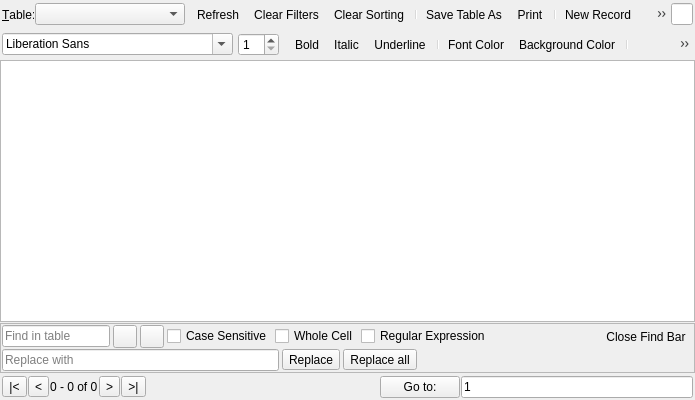
<?xml version="1.0" encoding="UTF-8"?>
<ui version="4.0">
 <class>TableBrowser</class>
 <widget class="QWidget" name="TableBrowser">
  <property name="geometry">
   <rect>
    <x>0</x>
    <y>0</y>
    <width>695</width>
    <height>400</height>
   </rect>
  </property>
  <property name="windowTitle">
   <string>Browse Data</string>
  </property>
  <layout class="QVBoxLayout" name="verticalLayout_2">
   <property name="spacing">
    <number>1</number>
   </property>
   <property name="leftMargin">
    <number>0</number>
   </property>
   <property name="topMargin">
    <number>0</number>
   </property>
   <property name="rightMargin">
    <number>0</number>
   </property>
   <property name="bottomMargin">
    <number>0</number>
   </property>
   <item>
    <layout class="QHBoxLayout" name="horizontalLayout">
     <property name="leftMargin">
      <number>2</number>
     </property>
     <property name="rightMargin">
      <number>2</number>
     </property>
     <item>
      <widget class="QLabel" name="label">
       <property name="text">
        <string>&amp;Table:</string>
       </property>
       <property name="buddy">
        <cstring>comboBrowseTable</cstring>
       </property>
      </widget>
     </item>
     <item>
      <widget class="QComboBox" name="comboBrowseTable">
       <property name="minimumSize">
        <size>
         <width>150</width>
         <height>0</height>
        </size>
       </property>
       <property name="toolTip">
        <string>Select a table to browse data</string>
       </property>
       <property name="whatsThis">
        <string>Use this list to select a table to be displayed in the database view</string>
       </property>
       <property name="maxVisibleItems">
        <number>30</number>
       </property>
       <property name="sizeAdjustPolicy">
        <enum>QComboBox::AdjustToContents</enum>
       </property>
      </widget>
     </item>
     <item>
      <widget class="QToolBar" name="browseToolbar">
       <property name="toolButtonStyle">
        <enum>Qt::ToolButtonIconOnly</enum>
       </property>
       <addaction name="actionRefresh"/>
       <addaction name="actionClearFilters"/>
       <addaction name="actionClearSorting"/>
       <addaction name="separator"/>
       <addaction name="actionSaveFilterAsPopup"/>
       <addaction name="actionPrintTable"/>
       <addaction name="separator"/>
       <addaction name="actionNewRecord"/>
       <addaction name="actionDeleteRecord"/>
       <addaction name="separator"/>
       <addaction name="actionToggleFormatToolbar"/>
       <addaction name="actionFind"/>
       <addaction name="actionReplace"/>
      </widget>
     </item>
     <item>
      <widget class="FilterLineEdit" name="editGlobalFilter"/>
     </item>
     <item>
      <spacer name="horizontalSpacer">
       <property name="orientation">
        <enum>Qt::Horizontal</enum>
       </property>
       <property name="sizeType">
        <enum>QSizePolicy::MinimumExpanding</enum>
       </property>
       <property name="sizeHint" stdset="0">
        <size>
         <width>0</width>
         <height>20</height>
        </size>
       </property>
      </spacer>
     </item>
    </layout>
   </item>
   <item>
    <widget class="QFrame" name="formatFrame">
     <layout class="QHBoxLayout" name="horizontalLayoutFormat">
      <property name="spacing">
       <number>5</number>
      </property>
      <property name="leftMargin">
       <number>2</number>
      </property>
      <property name="topMargin">
       <number>0</number>
      </property>
      <property name="rightMargin">
       <number>2</number>
      </property>
      <property name="bottomMargin">
       <number>0</number>
      </property>
      <item>
       <widget class="QFontComboBox" name="fontComboBox"/>
      </item>
      <item>
       <widget class="QSpinBox" name="fontSizeBox">
        <property name="maximumSize">
         <size>
          <width>50</width>
          <height>16777215</height>
         </size>
        </property>
        <property name="minimum">
         <number>1</number>
        </property>
       </widget>
      </item>
      <item>
       <widget class="QToolBar" name="formatToolbar">
        <property name="toolButtonStyle">
         <enum>Qt::ToolButtonIconOnly</enum>
        </property>
        <addaction name="actionBold"/>
        <addaction name="actionItalic"/>
        <addaction name="actionUnderline"/>
        <addaction name="separator"/>
        <addaction name="actionFontColor"/>
        <addaction name="actionBackgroundColor"/>
        <addaction name="separator"/>
        <addaction name="actionLeftAlign"/>
        <addaction name="actionCenter"/>
        <addaction name="actionRightAlign"/>
        <addaction name="actionJustify"/>
        <addaction name="separator"/>
        <addaction name="actionEditCondFormats"/>
        <addaction name="actionClearFormat"/>
       </widget>
      </item>
     </layout>
    </widget>
   </item>
   <item>
    <widget class="ExtendedTableWidget" name="dataTable">
     <property name="acceptDrops">
      <bool>true</bool>
     </property>
     <property name="whatsThis">
      <string>This is the database table view. You can do the following actions:
 - Start writing for editing inline the value.
 - Double-click any record to edit its contents in the cell editor window.
 - Alt+Del for deleting the cell content to NULL.
 - Ctrl+&quot; for duplicating the current record.
 - Ctrl+' for copying the value from the cell above.
 - Standard selection and copy/paste operations.</string>
     </property>
     <property name="editTriggers">
      <set>QAbstractItemView::NoEditTriggers</set>
     </property>
     <property name="dragDropMode">
      <enum>QAbstractItemView::DragDrop</enum>
     </property>
     <property name="defaultDropAction">
      <enum>Qt::CopyAction</enum>
     </property>
     <property name="selectionMode">
      <enum>QAbstractItemView::ContiguousSelection</enum>
     </property>
    </widget>
   </item>
   <item>
    <widget class="QFrame" name="frameFind">
     <property name="maximumSize">
      <size>
       <width>16777215</width>
       <height>62</height>
      </size>
     </property>
     <property name="frameShape">
      <enum>QFrame::StyledPanel</enum>
     </property>
     <property name="frameShadow">
      <enum>QFrame::Raised</enum>
     </property>
     <layout class="QVBoxLayout">
      <property name="spacing">
       <number>1</number>
      </property>
      <property name="leftMargin">
       <number>1</number>
      </property>
      <property name="topMargin">
       <number>1</number>
      </property>
      <property name="rightMargin">
       <number>1</number>
      </property>
      <property name="bottomMargin">
       <number>1</number>
      </property>
      <item>
       <widget class="QWidget" name="widgetFind" native="true">
        <layout class="QHBoxLayout" name="layoutFind">
         <property name="spacing">
          <number>3</number>
         </property>
         <property name="leftMargin">
          <number>0</number>
         </property>
         <property name="topMargin">
          <number>0</number>
         </property>
         <property name="rightMargin">
          <number>0</number>
         </property>
         <property name="bottomMargin">
          <number>0</number>
         </property>
         <item>
          <widget class="QLineEdit" name="editFindExpression">
           <property name="contextMenuPolicy">
            <enum>Qt::DefaultContextMenu</enum>
           </property>
           <property name="whatsThis">
            <string>Text pattern to find considering the checks in this frame</string>
           </property>
           <property name="placeholderText">
            <string>Find in table</string>
           </property>
           <property name="clearButtonEnabled">
            <bool>true</bool>
           </property>
          </widget>
         </item>
         <item>
          <widget class="QToolButton" name="buttonFindPrevious">
           <property name="toolTip">
            <string>Find previous match [Shift+F3]</string>
           </property>
           <property name="whatsThis">
            <string>Find previous match with wrapping</string>
           </property>
           <property name="icon">
            <iconset resource="icons/icons.qrc">
             <normaloff>:/icons/up</normaloff>:/icons/up</iconset>
           </property>
           <property name="shortcut">
            <string>Shift+F3</string>
           </property>
          </widget>
         </item>
         <item>
          <widget class="QToolButton" name="buttonFindNext">
           <property name="toolTip">
            <string>Find next match [Enter, F3]</string>
           </property>
           <property name="whatsThis">
            <string>Find next match with wrapping</string>
           </property>
           <property name="icon">
            <iconset resource="icons/icons.qrc">
             <normaloff>:/icons/down</normaloff>:/icons/down</iconset>
           </property>
           <property name="shortcut">
            <string>F3</string>
           </property>
          </widget>
         </item>
         <item>
          <widget class="QCheckBox" name="checkFindCaseSensitive">
           <property name="whatsThis">
            <string>The found pattern must match in letter case</string>
           </property>
           <property name="text">
            <string>Case Sensitive</string>
           </property>
          </widget>
         </item>
         <item>
          <widget class="QCheckBox" name="checkFindWholeCell">
           <property name="whatsThis">
            <string>The found pattern must be a whole word</string>
           </property>
           <property name="text">
            <string>Whole Cell</string>
           </property>
          </widget>
         </item>
         <item>
          <widget class="QCheckBox" name="checkFindRegEx">
           <property name="toolTip">
            <string>Interpret search pattern as a regular expression</string>
           </property>
           <property name="whatsThis">
            <string>&lt;html&gt;&lt;head/&gt;&lt;body&gt;&lt;p&gt;When checked, the pattern to find is interpreted as a UNIX regular expression. See &lt;a href=&quot;https://en.wikibooks.org/wiki/Regular_Expressions&quot;&gt;Regular Expression in Wikibooks&lt;/a&gt;.&lt;/p&gt;&lt;/body&gt;&lt;/html&gt;</string>
           </property>
           <property name="text">
            <string>Regular Expression</string>
           </property>
          </widget>
         </item>
         <item>
          <spacer name="horizontalSpacer_1">
           <property name="orientation">
            <enum>Qt::Horizontal</enum>
           </property>
           <property name="sizeHint" stdset="0">
            <size>
             <width>40</width>
             <height>20</height>
            </size>
           </property>
          </spacer>
         </item>
         <item>
          <widget class="QToolButton" name="buttonFindClose">
           <property name="toolTip">
            <string>Close Find Bar</string>
           </property>
           <property name="text">
            <string>Close Find Bar</string>
           </property>
           <property name="icon">
            <iconset resource="icons/icons.qrc">
             <normaloff>:/icons/close</normaloff>:/icons/close</iconset>
           </property>
           <property name="autoRaise">
            <bool>true</bool>
           </property>
          </widget>
         </item>
        </layout>
       </widget>
      </item>
      <item>
       <widget class="QWidget" name="widgetReplace" native="true">
        <layout class="QHBoxLayout" name="layoutReplace">
         <property name="spacing">
          <number>3</number>
         </property>
         <property name="leftMargin">
          <number>0</number>
         </property>
         <property name="topMargin">
          <number>0</number>
         </property>
         <property name="rightMargin">
          <number>0</number>
         </property>
         <property name="bottomMargin">
          <number>0</number>
         </property>
         <item>
          <widget class="QLineEdit" name="editReplaceExpression">
           <property name="contextMenuPolicy">
            <enum>Qt::DefaultContextMenu</enum>
           </property>
           <property name="whatsThis">
            <string>Text to replace with</string>
           </property>
           <property name="placeholderText">
            <string>Replace with</string>
           </property>
           <property name="clearButtonEnabled">
            <bool>true</bool>
           </property>
          </widget>
         </item>
         <item>
          <widget class="QToolButton" name="buttonReplaceNext">
           <property name="toolTip">
            <string>Replace next match</string>
           </property>
           <property name="text">
            <string>Replace</string>
           </property>
          </widget>
         </item>
         <item>
          <widget class="QToolButton" name="buttonReplaceAll">
           <property name="toolTip">
            <string>Replace all matches</string>
           </property>
           <property name="text">
            <string>Replace all</string>
           </property>
          </widget>
         </item>
         <item>
          <spacer name="horizontalSpacer_3">
           <property name="orientation">
            <enum>Qt::Horizontal</enum>
           </property>
           <property name="sizeHint" stdset="0">
            <size>
             <width>40</width>
             <height>20</height>
            </size>
           </property>
          </spacer>
         </item>
        </layout>
       </widget>
      </item>
     </layout>
    </widget>
   </item>
   <item>
    <layout class="QHBoxLayout" name="horizontalLayout_2">
     <property name="leftMargin">
      <number>2</number>
     </property>
     <property name="topMargin">
      <number>2</number>
     </property>
     <property name="rightMargin">
      <number>2</number>
     </property>
     <property name="bottomMargin">
      <number>2</number>
     </property>
     <item>
      <widget class="QToolButton" name="buttonBegin">
       <property name="toolTip">
        <string>&lt;html&gt;&lt;head/&gt;&lt;body&gt;&lt;p&gt;Scroll to the beginning&lt;/p&gt;&lt;/body&gt;&lt;/html&gt;</string>
       </property>
       <property name="whatsThis">
        <string>&lt;html&gt;&lt;head/&gt;&lt;body&gt;&lt;p&gt;Clicking this button navigates to the beginning in the table view above.&lt;/p&gt;&lt;/body&gt;&lt;/html&gt;</string>
       </property>
       <property name="text">
        <string>|&lt;</string>
       </property>
       <property name="icon">
        <iconset resource="icons/icons.qrc">
         <normaloff>:/icons/resultset_first.png</normaloff>:/icons/resultset_first.png</iconset>
       </property>
      </widget>
     </item>
     <item>
      <widget class="QToolButton" name="buttonPrevious">
       <property name="toolTip">
        <string>Scroll one page upwards</string>
       </property>
       <property name="whatsThis">
        <string>&lt;html&gt;&lt;head/&gt;&lt;body&gt;&lt;p&gt;Clicking this button navigates one page of records upwards in the table view above.&lt;/p&gt;&lt;/body&gt;&lt;/html&gt;</string>
       </property>
       <property name="text">
        <string>&lt;</string>
       </property>
       <property name="icon">
        <iconset resource="icons/icons.qrc">
         <normaloff>:/icons/resultset_previous.png</normaloff>:/icons/resultset_previous.png</iconset>
       </property>
      </widget>
     </item>
     <item>
      <widget class="QLabel" name="labelRecordset">
       <property name="text">
        <string>0 - 0 of 0</string>
       </property>
      </widget>
     </item>
     <item>
      <widget class="QToolButton" name="buttonNext">
       <property name="toolTip">
        <string>Scroll one page downwards</string>
       </property>
       <property name="whatsThis">
        <string>&lt;html&gt;&lt;head/&gt;&lt;body&gt;&lt;p&gt;Clicking this button navigates one page of records downwards in the table view above.&lt;/p&gt;&lt;/body&gt;&lt;/html&gt;</string>
       </property>
       <property name="text">
        <string>&gt;</string>
       </property>
       <property name="icon">
        <iconset resource="icons/icons.qrc">
         <normaloff>:/icons/run</normaloff>:/icons/run</iconset>
       </property>
      </widget>
     </item>
     <item>
      <widget class="QToolButton" name="buttonEnd">
       <property name="toolTip">
        <string>Scroll to the end</string>
       </property>
       <property name="whatsThis">
        <string>&lt;html&gt;&lt;head/&gt;&lt;body&gt;&lt;p&gt;Clicking this button navigates up to the end in the table view above.&lt;/p&gt;&lt;/body&gt;&lt;/html&gt;</string>
       </property>
       <property name="text">
        <string>&gt;|</string>
       </property>
       <property name="icon">
        <iconset resource="icons/icons.qrc">
         <normaloff>:/icons/run_line</normaloff>:/icons/run_line</iconset>
       </property>
      </widget>
     </item>
     <item>
      <spacer name="horizontalSpacer_2">
       <property name="orientation">
        <enum>Qt::Horizontal</enum>
       </property>
       <property name="sizeHint" stdset="0">
        <size>
         <width>40</width>
         <height>20</height>
        </size>
       </property>
      </spacer>
     </item>
     <item>
      <widget class="QPushButton" name="buttonGoto">
       <property name="toolTip">
        <string>&lt;html&gt;&lt;head/&gt;&lt;body&gt;&lt;p&gt;Click here to jump to the specified record&lt;/p&gt;&lt;/body&gt;&lt;/html&gt;</string>
       </property>
       <property name="whatsThis">
        <string>&lt;html&gt;&lt;head/&gt;&lt;body&gt;&lt;p&gt;This button is used to navigate to the record number specified in the Go to area.&lt;/p&gt;&lt;/body&gt;&lt;/html&gt;</string>
       </property>
       <property name="text">
        <string>Go to:</string>
       </property>
      </widget>
     </item>
     <item>
      <widget class="QLineEdit" name="editGoto">
       <property name="toolTip">
        <string>Enter record number to browse</string>
       </property>
       <property name="whatsThis">
        <string>Type a record number in this area and click the Go to: button to display the record in the database view</string>
       </property>
       <property name="text">
        <string>1</string>
       </property>
      </widget>
     </item>
    </layout>
   </item>
  </layout>
  <action name="actionShowRowidColumn">
   <property name="checkable">
    <bool>true</bool>
   </property>
   <property name="text">
    <string>Show rowid column</string>
   </property>
   <property name="toolTip">
    <string>Toggle the visibility of the rowid column</string>
   </property>
  </action>
  <action name="actionUnlockViewEditing">
   <property name="checkable">
    <bool>true</bool>
   </property>
   <property name="text">
    <string>Unlock view editing</string>
   </property>
   <property name="toolTip">
    <string>This unlocks the current view for editing. However, you will need appropriate triggers for editing.</string>
   </property>
  </action>
  <action name="actionBrowseTableEditDisplayFormat">
   <property name="text">
    <string>Edit display format</string>
   </property>
   <property name="toolTip">
    <string>Edit the display format of the data in this column</string>
   </property>
  </action>
  <action name="actionNewRecord">
   <property name="icon">
    <iconset resource="icons/icons.qrc">
     <normaloff>:/icons/add_record</normaloff>:/icons/add_record</iconset>
   </property>
   <property name="text">
    <string>New Record</string>
   </property>
   <property name="toolTip">
    <string>Insert a new record in the current table</string>
   </property>
   <property name="statusTip">
    <string>Insert a new record in the current table</string>
   </property>
   <property name="whatsThis">
    <string>&lt;html&gt;&lt;head/&gt;&lt;body&gt;&lt;p&gt;This button creates a new record in the database. Hold the mouse button to open a pop-up menu of different options:&lt;/p&gt;&lt;ul&gt;&lt;li&gt;&lt;span style=&quot; font-weight:600;&quot;&gt;New Record&lt;/span&gt;: insert a new record with default values in the database.&lt;/li&gt;&lt;li&gt;&lt;span style=&quot; font-weight:600;&quot;&gt;Insert Values...&lt;/span&gt;: open a dialog for entering values before they are inserted in the database. This allows to enter values acomplishing the different constraints. This dialog is also open if the &lt;span style=&quot; font-weight:600;&quot;&gt;New Record&lt;/span&gt; option fails due to these constraints.&lt;/li&gt;&lt;/ul&gt;&lt;/body&gt;&lt;/html&gt;</string>
   </property>
  </action>
  <action name="actionDeleteRecord">
   <property name="icon">
    <iconset resource="icons/icons.qrc">
     <normaloff>:/icons/delete_record</normaloff>:/icons/delete_record</iconset>
   </property>
   <property name="text">
    <string>Delete Record</string>
   </property>
   <property name="toolTip">
    <string>Delete the current record</string>
   </property>
   <property name="statusTip">
    <string>This button deletes the record or records currently selected in the table</string>
   </property>
   <property name="whatsThis">
    <string>This button deletes the record or records currently selected in the table</string>
   </property>
  </action>
  <action name="newRecordAction">
   <property name="icon">
    <iconset resource="icons/icons.qrc">
     <normaloff>:/icons/add_record</normaloff>:/icons/add_record</iconset>
   </property>
   <property name="text">
    <string>New Record</string>
   </property>
   <property name="toolTip">
    <string>Insert new record using default values in browsed table</string>
   </property>
   <property name="statusTip">
    <string>Insert new record using default values in browsed table</string>
   </property>
  </action>
  <action name="insertValuesAction">
   <property name="text">
    <string>Insert Values...</string>
   </property>
   <property name="toolTip">
    <string>Open a dialog for inserting values in a new record</string>
   </property>
   <property name="statusTip">
    <string>Open a dialog for inserting values in a new record</string>
   </property>
  </action>
  <action name="actionFilteredTableExportCsv">
   <property name="text">
    <string>Export to &amp;CSV</string>
   </property>
   <property name="toolTip">
    <string>Export the filtered data to CSV</string>
   </property>
   <property name="statusTip">
    <string>Export the filtered data to CSV</string>
   </property>
   <property name="whatsThis">
    <string>This button exports the data of the browsed table as currently displayed (after filters, display formats and order column) as a CSV file.</string>
   </property>
  </action>
  <action name="actionFilterSaveAsView">
   <property name="text">
    <string>Save as &amp;view</string>
   </property>
   <property name="toolTip">
    <string>Save the current filter, sort column and display formats as a view</string>
   </property>
   <property name="statusTip">
    <string>Save the current filter, sort column and display formats as a view</string>
   </property>
   <property name="whatsThis">
    <string>This button saves the current setting of the browsed table (filters, display formats and order column) as an SQL view that you can later browse or use in SQL statements.</string>
   </property>
  </action>
  <action name="actionSaveFilterAsPopup">
   <property name="icon">
    <iconset resource="icons/icons.qrc">
     <normaloff>:/icons/save_table</normaloff>:/icons/save_table</iconset>
   </property>
   <property name="text">
    <string>Save Table As...</string>
   </property>
   <property name="toolTip">
    <string>Save the table as currently displayed</string>
   </property>
   <property name="statusTip">
    <string>Save the table as currently displayed</string>
   </property>
   <property name="whatsThis">
    <string>&lt;html&gt;&lt;head/&gt;&lt;body&gt;&lt;p&gt;This popup menu provides the following options applying to the currently browsed and filtered table:&lt;/p&gt;&lt;ul style=&quot;margin-top: 0px; margin-bottom: 0px; margin-left: 0px; margin-right: 0px; -qt-list-indent: 1;&quot;&gt;&lt;li style=&quot; margin-top:12px; margin-bottom:12px; margin-left:0px; margin-right:0px; -qt-block-indent:0; text-indent:0px;&quot;&gt;Export to CSV: this option exports the data of the browsed table as currently displayed (after filters, display formats and order column) to a CSV file.&lt;/li&gt;&lt;li style=&quot; margin-top:12px; margin-bottom:12px; margin-left:0px; margin-right:0px; -qt-block-indent:0; text-indent:0px;&quot;&gt;Save as view: this option saves the current setting of the browsed table (filters, display formats and order column) as an SQL view that you can later browse or use in SQL statements.&lt;/li&gt;&lt;/ul&gt;&lt;/body&gt;&lt;/html&gt;</string>
   </property>
  </action>
  <action name="actionHideColumns">
   <property name="text">
    <string>Hide column(s)</string>
   </property>
   <property name="toolTip">
    <string>Hide selected column(s)</string>
   </property>
  </action>
  <action name="actionShowAllColumns">
   <property name="text">
    <string>Show all columns</string>
   </property>
   <property name="toolTip">
    <string>Show all columns that were hidden</string>
   </property>
  </action>
  <action name="actionSetTableEncoding">
   <property name="text">
    <string>Set encoding</string>
   </property>
   <property name="toolTip">
    <string>Change the encoding of the text in the table cells</string>
   </property>
  </action>
  <action name="actionSetAllTablesEncoding">
   <property name="text">
    <string>Set encoding for all tables</string>
   </property>
   <property name="toolTip">
    <string>Change the default encoding assumed for all tables in the database</string>
   </property>
  </action>
  <action name="actionClearFilters">
   <property name="icon">
    <iconset resource="icons/icons.qrc">
     <normaloff>:/icons/clear_filters</normaloff>:/icons/clear_filters</iconset>
   </property>
   <property name="text">
    <string>Clear Filters</string>
   </property>
   <property name="toolTip">
    <string>Clear all filters</string>
   </property>
   <property name="statusTip">
    <string>This button clears all the filters set in the header input fields for the currently browsed table.</string>
   </property>
   <property name="whatsThis">
    <string>This button clears all the filters set in the header input fields for the currently browsed table.</string>
   </property>
  </action>
  <action name="actionClearSorting">
   <property name="icon">
    <iconset resource="icons/icons.qrc">
     <normaloff>:/icons/clear_sorting</normaloff>:/icons/clear_sorting</iconset>
   </property>
   <property name="text">
    <string>Clear Sorting</string>
   </property>
   <property name="toolTip">
    <string>Reset the order of rows to the default</string>
   </property>
   <property name="statusTip">
    <string>This button clears the sorting columns specified for the currently browsed table and returns to the default order.</string>
   </property>
   <property name="whatsThis">
    <string>This button clears the sorting columns specified for the currently browsed table and returns to the default order.</string>
   </property>
  </action>
  <action name="actionPrintTable">
   <property name="icon">
    <iconset resource="icons/icons.qrc">
     <normaloff>:/icons/print</normaloff>:/icons/print</iconset>
   </property>
   <property name="text">
    <string>Print</string>
   </property>
   <property name="toolTip">
    <string>Print currently browsed table data</string>
   </property>
   <property name="statusTip">
    <string/>
   </property>
   <property name="whatsThis">
    <string>Print currently browsed table data. Print selection if more than one cell is selected.</string>
   </property>
   <property name="shortcut">
    <string>Ctrl+P</string>
   </property>
   <property name="shortcutContext">
    <enum>Qt::WidgetShortcut</enum>
   </property>
  </action>
  <action name="actionRefresh">
   <property name="icon">
    <iconset resource="icons/icons.qrc">
     <normaloff>:/icons/refresh</normaloff>:/icons/refresh</iconset>
   </property>
   <property name="text">
    <string>Refresh</string>
   </property>
   <property name="toolTip">
    <string>Refresh the data in the selected table</string>
   </property>
   <property name="statusTip">
    <string>This button refreshes the data in the currently selected table.</string>
   </property>
   <property name="shortcut">
    <string>F5</string>
   </property>
   <property name="shortcutContext">
    <enum>Qt::WidgetShortcut</enum>
   </property>
  </action>
  <action name="actionFind">
   <property name="checkable">
    <bool>true</bool>
   </property>
   <property name="icon">
    <iconset resource="icons/icons.qrc">
     <normaloff>:/icons/find</normaloff>:/icons/find</iconset>
   </property>
   <property name="text">
    <string>Find in cells</string>
   </property>
   <property name="toolTip">
    <string>Open the find tool bar which allows you to search for values in the table view below.</string>
   </property>
  </action>
  <action name="actionBold">
   <property name="checkable">
    <bool>true</bool>
   </property>
   <property name="icon">
    <iconset resource="icons/icons.qrc">
     <normaloff>:/icons/text_bold.png</normaloff>:/icons/text_bold.png</iconset>
   </property>
   <property name="text">
    <string>Bold</string>
   </property>
   <property name="toolTip">
    <string>Bold</string>
   </property>
   <property name="shortcut">
    <string>Ctrl+B</string>
   </property>
  </action>
  <action name="actionItalic">
   <property name="checkable">
    <bool>true</bool>
   </property>
   <property name="icon">
    <iconset resource="icons/icons.qrc">
     <normaloff>:/icons/text_italic.png</normaloff>:/icons/text_italic.png</iconset>
   </property>
   <property name="text">
    <string>Italic</string>
   </property>
   <property name="toolTip">
    <string>Italic</string>
   </property>
  </action>
  <action name="actionUnderline">
   <property name="checkable">
    <bool>true</bool>
   </property>
   <property name="icon">
    <iconset resource="icons/icons.qrc">
     <normaloff>:/icons/text_underline.png</normaloff>:/icons/text_underline.png</iconset>
   </property>
   <property name="text">
    <string>Underline</string>
   </property>
   <property name="toolTip">
    <string>Underline</string>
   </property>
   <property name="shortcut">
    <string>Ctrl+U</string>
   </property>
  </action>
  <action name="actionRightAlign">
   <property name="checkable">
    <bool>true</bool>
   </property>
   <property name="icon">
    <iconset resource="icons/icons.qrc">
     <normaloff>:/icons/text_align_right.png</normaloff>:/icons/text_align_right.png</iconset>
   </property>
   <property name="text">
    <string>Align Right</string>
   </property>
   <property name="toolTip">
    <string>Align Right</string>
   </property>
  </action>
  <action name="actionLeftAlign">
   <property name="checkable">
    <bool>true</bool>
   </property>
   <property name="icon">
    <iconset resource="icons/icons.qrc">
     <normaloff>:/icons/text_align_left.png</normaloff>:/icons/text_align_left.png</iconset>
   </property>
   <property name="text">
    <string>Align Left</string>
   </property>
   <property name="toolTip">
    <string>Align Left</string>
   </property>
  </action>
  <action name="actionCenter">
   <property name="checkable">
    <bool>true</bool>
   </property>
   <property name="icon">
    <iconset resource="icons/icons.qrc">
     <normaloff>:/icons/text_align_center.png</normaloff>:/icons/text_align_center.png</iconset>
   </property>
   <property name="text">
    <string>Center Horizontally</string>
   </property>
   <property name="toolTip">
    <string>Center Horizontally</string>
   </property>
  </action>
  <action name="actionJustify">
   <property name="checkable">
    <bool>true</bool>
   </property>
   <property name="icon">
    <iconset resource="icons/icons.qrc">
     <normaloff>:/icons/text_align_justify.png</normaloff>:/icons/text_align_justify.png</iconset>
   </property>
   <property name="text">
    <string>Justify</string>
   </property>
   <property name="toolTip">
    <string>Justify</string>
   </property>
  </action>
  <action name="actionEditCondFormats">
   <property name="icon">
    <iconset resource="icons/icons.qrc">
     <normaloff>:/icons/edit_cond_formats</normaloff>:/icons/edit_cond_formats</iconset>
   </property>
   <property name="text">
    <string>Edit Conditional Formats...</string>
   </property>
   <property name="toolTip">
    <string>Edit Conditional Formats...</string>
   </property>
   <property name="statusTip">
    <string>Edit conditional formats for the current column</string>
   </property>
  </action>
  <action name="actionClearFormat">
   <property name="icon">
    <iconset resource="icons/icons.qrc">
     <normaloff>:/icons/clear_cond_formats</normaloff>:/icons/clear_cond_formats</iconset>
   </property>
   <property name="text">
    <string>Clear Format</string>
   </property>
   <property name="toolTip">
    <string>Clear All Formats</string>
   </property>
   <property name="statusTip">
    <string>Clear all cell formatting from selected cells and all conditional formats from selected columns</string>
   </property>
   <property name="whatsThis">
    <string>Clear all cell formatting from selected cells and all conditional formats from selected columns</string>
   </property>
  </action>
  <action name="actionFontColor">
   <property name="icon">
    <iconset resource="icons/icons.qrc">
     <normaloff>:/icons/foreground_color</normaloff>:/icons/foreground_color</iconset>
   </property>
   <property name="text">
    <string>Font Color</string>
   </property>
   <property name="toolTip">
    <string>Font Color</string>
   </property>
  </action>
  <action name="actionBackgroundColor">
   <property name="icon">
    <iconset resource="icons/icons.qrc">
     <normaloff>:/icons/background_color</normaloff>:/icons/background_color</iconset>
   </property>
   <property name="text">
    <string>Background Color</string>
   </property>
   <property name="toolTip">
    <string>Background Color</string>
   </property>
  </action>
  <action name="actionToggleFormatToolbar">
   <property name="checkable">
    <bool>true</bool>
   </property>
   <property name="icon">
    <iconset resource="icons/icons.qrc">
     <normaloff>:/icons/cond_formats</normaloff>:/icons/cond_formats</iconset>
   </property>
   <property name="text">
    <string>Toggle Format Toolbar</string>
   </property>
   <property name="toolTip">
    <string>Show/hide format toolbar</string>
   </property>
   <property name="statusTip">
    <string>This button shows or hides the formatting toolbar of the Data Browser</string>
   </property>
   <property name="whatsThis">
    <string>This button shows or hides the formatting toolbar of the Data Browser</string>
   </property>
  </action>
  <action name="actionSelectColumn">
   <property name="text">
    <string>Select column</string>
   </property>
   <property name="shortcut">
    <string>Ctrl+Space</string>
   </property>
  </action>
  <action name="actionReplace">
   <property name="checkable">
    <bool>true</bool>
   </property>
   <property name="icon">
    <iconset resource="icons/icons.qrc">
     <normaloff>:/icons/text_replace</normaloff>:/icons/text_replace</iconset>
   </property>
   <property name="text">
    <string>Replace</string>
   </property>
   <property name="toolTip">
    <string>Replace text in cells</string>
   </property>
  </action>
 </widget>
 <customwidgets>
  <customwidget>
   <class>ExtendedTableWidget</class>
   <extends>QTableWidget</extends>
   <header>ExtendedTableWidget.h</header>
   <slots>
    <signal>foreignKeyClicked(QString,QString,QByteArray)</signal>
    <signal>foreignKeyClicked(sqlb::ObjectIdentifier,QString,QByteArray)</signal>
   </slots>
  </customwidget>
  <customwidget>
   <class>FilterLineEdit</class>
   <extends>QLineEdit</extends>
   <header>FilterLineEdit.h</header>
  </customwidget>
 </customwidgets>
 <tabstops>
  <tabstop>comboBrowseTable</tabstop>
  <tabstop>editGlobalFilter</tabstop>
  <tabstop>fontComboBox</tabstop>
  <tabstop>fontSizeBox</tabstop>
  <tabstop>dataTable</tabstop>
  <tabstop>editFindExpression</tabstop>
  <tabstop>editReplaceExpression</tabstop>
  <tabstop>buttonFindPrevious</tabstop>
  <tabstop>buttonFindNext</tabstop>
  <tabstop>checkFindCaseSensitive</tabstop>
  <tabstop>checkFindWholeCell</tabstop>
  <tabstop>checkFindRegEx</tabstop>
  <tabstop>buttonFindClose</tabstop>
  <tabstop>buttonReplaceNext</tabstop>
  <tabstop>buttonReplaceAll</tabstop>
  <tabstop>buttonBegin</tabstop>
  <tabstop>buttonPrevious</tabstop>
  <tabstop>buttonNext</tabstop>
  <tabstop>buttonEnd</tabstop>
  <tabstop>buttonGoto</tabstop>
  <tabstop>editGoto</tabstop>
 </tabstops>
 <resources>
  <include location="icons/icons.qrc"/>
 </resources>
 <connections>
  <connection>
   <sender>comboBrowseTable</sender>
   <signal>activated(QString)</signal>
   <receiver>TableBrowser</receiver>
   <slot>refresh()</slot>
   <hints>
    <hint type="sourcelabel">
     <x>159</x>
     <y>31</y>
    </hint>
    <hint type="destinationlabel">
     <x>399</x>
     <y>299</y>
    </hint>
   </hints>
  </connection>
  <connection>
   <sender>buttonPrevious</sender>
   <signal>clicked()</signal>
   <receiver>TableBrowser</receiver>
   <slot>navigatePrevious()</slot>
   <hints>
    <hint type="sourcelabel">
     <x>55</x>
     <y>395</y>
    </hint>
    <hint type="destinationlabel">
     <x>399</x>
     <y>299</y>
    </hint>
   </hints>
  </connection>
  <connection>
   <sender>buttonNext</sender>
   <signal>clicked()</signal>
   <receiver>TableBrowser</receiver>
   <slot>navigateNext()</slot>
   <hints>
    <hint type="sourcelabel">
     <x>140</x>
     <y>395</y>
    </hint>
    <hint type="destinationlabel">
     <x>399</x>
     <y>299</y>
    </hint>
   </hints>
  </connection>
  <connection>
   <sender>buttonGoto</sender>
   <signal>clicked()</signal>
   <receiver>TableBrowser</receiver>
   <slot>navigateGoto()</slot>
   <hints>
    <hint type="sourcelabel">
     <x>452</x>
     <y>397</y>
    </hint>
    <hint type="destinationlabel">
     <x>399</x>
     <y>299</y>
    </hint>
   </hints>
  </connection>
  <connection>
   <sender>editGoto</sender>
   <signal>returnPressed()</signal>
   <receiver>TableBrowser</receiver>
   <slot>navigateGoto()</slot>
   <hints>
    <hint type="sourcelabel">
     <x>648</x>
     <y>397</y>
    </hint>
    <hint type="destinationlabel">
     <x>399</x>
     <y>299</y>
    </hint>
   </hints>
  </connection>
  <connection>
   <sender>buttonEnd</sender>
   <signal>clicked()</signal>
   <receiver>TableBrowser</receiver>
   <slot>navigateEnd()</slot>
   <hints>
    <hint type="sourcelabel">
     <x>170</x>
     <y>395</y>
    </hint>
    <hint type="destinationlabel">
     <x>499</x>
     <y>314</y>
    </hint>
   </hints>
  </connection>
  <connection>
   <sender>buttonBegin</sender>
   <signal>clicked()</signal>
   <receiver>TableBrowser</receiver>
   <slot>navigateBegin()</slot>
   <hints>
    <hint type="sourcelabel">
     <x>25</x>
     <y>395</y>
    </hint>
    <hint type="destinationlabel">
     <x>499</x>
     <y>314</y>
    </hint>
   </hints>
  </connection>
  <connection>
   <sender>dataTable</sender>
   <signal>foreignKeyClicked(sqlb::ObjectIdentifier,std::string,QByteArray)</signal>
   <receiver>TableBrowser</receiver>
   <slot>jumpToRow(sqlb::ObjectIdentifier,std::string,QByteArray)</slot>
   <hints>
    <hint type="sourcelabel">
     <x>70</x>
     <y>242</y>
    </hint>
    <hint type="destinationlabel">
     <x>518</x>
     <y>314</y>
    </hint>
   </hints>
  </connection>
  <connection>
   <sender>actionShowRowidColumn</sender>
   <signal>triggered(bool)</signal>
   <receiver>TableBrowser</receiver>
   <slot>showRowidColumn(bool)</slot>
   <hints>
    <hint type="sourcelabel">
     <x>-1</x>
     <y>-1</y>
    </hint>
    <hint type="destinationlabel">
     <x>518</x>
     <y>314</y>
    </hint>
   </hints>
  </connection>
  <connection>
   <sender>actionUnlockViewEditing</sender>
   <signal>toggled(bool)</signal>
   <receiver>TableBrowser</receiver>
   <slot>unlockViewEditing(bool)</slot>
   <hints>
    <hint type="sourcelabel">
     <x>-1</x>
     <y>-1</y>
    </hint>
    <hint type="destinationlabel">
     <x>518</x>
     <y>314</y>
    </hint>
   </hints>
  </connection>
  <connection>
   <sender>actionBrowseTableEditDisplayFormat</sender>
   <signal>triggered()</signal>
   <receiver>TableBrowser</receiver>
   <slot>editDisplayFormat()</slot>
   <hints>
    <hint type="sourcelabel">
     <x>-1</x>
     <y>-1</y>
    </hint>
    <hint type="destinationlabel">
     <x>518</x>
     <y>314</y>
    </hint>
   </hints>
  </connection>
  <connection>
   <sender>actionNewRecord</sender>
   <signal>triggered()</signal>
   <receiver>TableBrowser</receiver>
   <slot>addRecord()</slot>
   <hints>
    <hint type="sourcelabel">
     <x>-1</x>
     <y>-1</y>
    </hint>
    <hint type="destinationlabel">
     <x>518</x>
     <y>314</y>
    </hint>
   </hints>
  </connection>
  <connection>
   <sender>actionDeleteRecord</sender>
   <signal>triggered()</signal>
   <receiver>TableBrowser</receiver>
   <slot>deleteRecord()</slot>
   <hints>
    <hint type="sourcelabel">
     <x>-1</x>
     <y>-1</y>
    </hint>
    <hint type="destinationlabel">
     <x>399</x>
     <y>299</y>
    </hint>
   </hints>
  </connection>
  <connection>
   <sender>newRecordAction</sender>
   <signal>triggered()</signal>
   <receiver>TableBrowser</receiver>
   <slot>addRecord()</slot>
   <hints>
    <hint type="sourcelabel">
     <x>-1</x>
     <y>-1</y>
    </hint>
    <hint type="destinationlabel">
     <x>518</x>
     <y>314</y>
    </hint>
   </hints>
  </connection>
  <connection>
   <sender>insertValuesAction</sender>
   <signal>triggered()</signal>
   <receiver>TableBrowser</receiver>
   <slot>insertValues()</slot>
   <hints>
    <hint type="sourcelabel">
     <x>-1</x>
     <y>-1</y>
    </hint>
    <hint type="destinationlabel">
     <x>20</x>
     <y>20</y>
    </hint>
   </hints>
  </connection>
  <connection>
   <sender>actionFilteredTableExportCsv</sender>
   <signal>triggered()</signal>
   <receiver>TableBrowser</receiver>
   <slot>exportFilteredTable()</slot>
   <hints>
    <hint type="sourcelabel">
     <x>-1</x>
     <y>-1</y>
    </hint>
    <hint type="destinationlabel">
     <x>518</x>
     <y>314</y>
    </hint>
   </hints>
  </connection>
  <connection>
   <sender>actionFilterSaveAsView</sender>
   <signal>triggered()</signal>
   <receiver>TableBrowser</receiver>
   <slot>saveFilterAsView()</slot>
   <hints>
    <hint type="sourcelabel">
     <x>-1</x>
     <y>-1</y>
    </hint>
    <hint type="destinationlabel">
     <x>518</x>
     <y>314</y>
    </hint>
   </hints>
  </connection>
  <connection>
   <sender>actionSetTableEncoding</sender>
   <signal>triggered()</signal>
   <receiver>TableBrowser</receiver>
   <slot>setTableEncoding()</slot>
   <hints>
    <hint type="sourcelabel">
     <x>-1</x>
     <y>-1</y>
    </hint>
    <hint type="destinationlabel">
     <x>518</x>
     <y>314</y>
    </hint>
   </hints>
  </connection>
  <connection>
   <sender>actionSetAllTablesEncoding</sender>
   <signal>triggered()</signal>
   <receiver>TableBrowser</receiver>
   <slot>setDefaultTableEncoding()</slot>
   <hints>
    <hint type="sourcelabel">
     <x>-1</x>
     <y>-1</y>
    </hint>
    <hint type="destinationlabel">
     <x>518</x>
     <y>314</y>
    </hint>
   </hints>
  </connection>
  <connection>
   <sender>actionHideColumns</sender>
   <signal>triggered()</signal>
   <receiver>TableBrowser</receiver>
   <slot>hideColumns()</slot>
   <hints>
    <hint type="sourcelabel">
     <x>-1</x>
     <y>-1</y>
    </hint>
    <hint type="destinationlabel">
     <x>518</x>
     <y>314</y>
    </hint>
   </hints>
  </connection>
  <connection>
   <sender>actionPrintTable</sender>
   <signal>triggered()</signal>
   <receiver>dataTable</receiver>
   <slot>openPrintDialog()</slot>
   <hints>
    <hint type="sourcelabel">
     <x>-1</x>
     <y>-1</y>
    </hint>
    <hint type="destinationlabel">
     <x>326</x>
     <y>291</y>
    </hint>
   </hints>
  </connection>
 </connections>
 <slots>
  <slot>refresh()</slot>
  <slot>selectionChanged(QModelIndex)</slot>
  <slot>navigatePrevious()</slot>
  <slot>navigateNext()</slot>
  <slot>navigateBegin()</slot>
  <slot>navigateEnd()</slot>
  <slot>navigateGoto()</slot>
  <slot>jumpToRow(sqlb::ObjectIdentifier,std::string,QByteArray)</slot>
  <slot>showRowidColumn(bool)</slot>
  <slot>unlockViewEditing(bool)</slot>
  <slot>editDisplayFormat()</slot>
  <slot>addRecord()</slot>
  <slot>deleteRecord()</slot>
  <slot>insertValues()</slot>
  <slot>exportFilteredTable</slot>
  <slot>saveFilterAsView</slot>
  <slot>setDefaultTableEncoding()</slot>
  <slot>hideColumns()</slot>
  <slot>setTableEncoding()</slot>
 </slots>
</ui>
